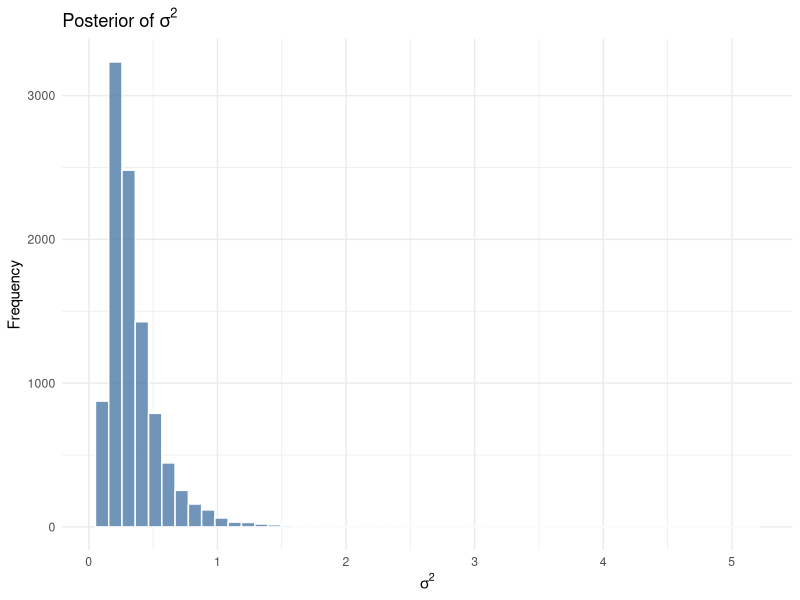
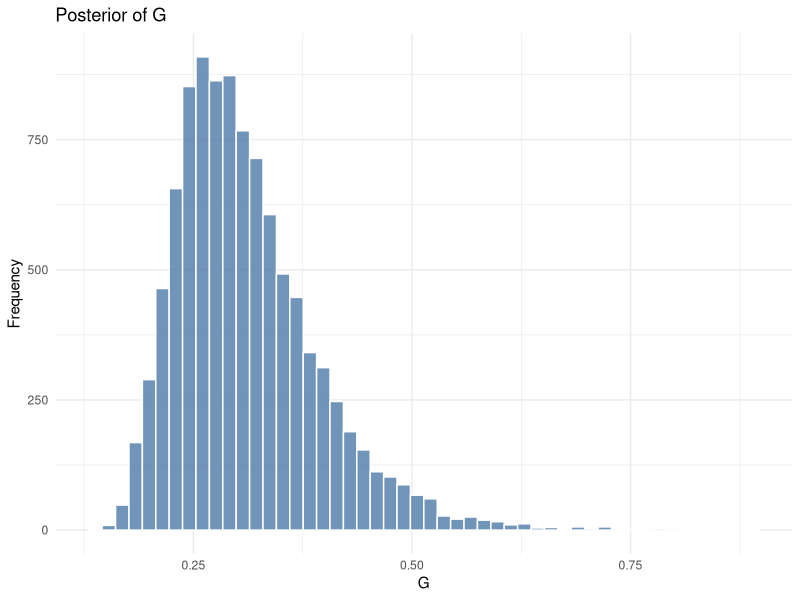

Write the R code that produced these figures, in order.
## ---- chunk 1
knitr::opts_chunk$set(echo = TRUE, warning = FALSE, message = FALSE, fig.dim=c(4, 2.5), fig.align='center')
## ---- chunk 2
library(ggplot2)
library(bayestestR)
library(knitr)
## ---- chunk 3
y <- c(22, 33, 31, 29, 65, 78, 17, 24)
n <- 8
mu <- 3.65
tau <- sum((log(y) - mu)^2)/n

set.seed(12345)
samples <- (n * tau) / rchisq(10000, df = n)
ggplot(mapping = aes(x = samples)) +
  geom_histogram(bins = 50, fill = "#4E79A7", color = "white", alpha = 0.8) +
  labs(
    title = expression(paste("Posterior of ", sigma^2)),
    x = expression(sigma^2),
    y = "Frequency"
  ) +
  theme_minimal()
## ---- chunk 4
gini <- 2 * pnorm(sqrt(samples)/sqrt(2), 0, 1) - 1
ggplot(mapping = aes(x = gini)) +
  geom_histogram(bins = 50, fill = "#4E79A7", color = "white", alpha = 0.8) +
  labs(
    title = "Posterior of G",
    x = expression(G),
    y = "Frequency"
  ) +
  theme_minimal()
## ---- chunk 5
ci <- quantile(gini, c(0.025, 0.975))
hpdi <- hdi(gini, ci = 0.95)
table <- data.frame("Lower bound" = c(ci[1], hpdi[1,2]), "Upper bound" = c(ci[2], hpdi[1,3]))
rownames(table) <- c("Equal tail", "HPDI")
kable(table, caption = "Confidence intervals for G")
